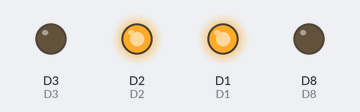
Simulated run of this sketch. Board: ESP8266 (NodeMCU). Parts: output pins drawn as LEDs (lit = HIGH). Pins used as bus, display or sensor lines are not drawn.

Above: at 1.5 s.
At 4.5 s:
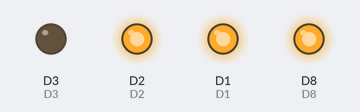
Timing chart, 0 to 6.9 s (numbered marks = the images above):
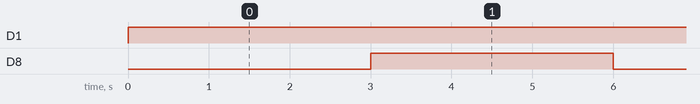

Measured:
- by itself, D1: LOW → HIGH at 0.00 s
- by itself, D8: alternates HIGH for 3.0 s and LOW for 3.0 s

The sketch:

moter_test.ino
```cpp
#include <ESP8266WiFi.h>
//set pin numbers
#define D0 16   //D0 = 16

//pwm D1~D12
#define D1 5
#define D2 4
#define D3 0
#define D4 2
#define D5 14
#define D6 12
#define D7 13
#define D8 15


void setup() {
  //MOTER_A
  pinMode(D1,OUTPUT);  //ENA
  pinMode(D2,OUTPUT);  //IN1
  pinMode(D3,OUTPUT);  //IN2

   //MOTER_B
  pinMode(D6,OUTPUT);  //ENB
  pinMode(D7,OUTPUT);  //IN3
  pinMode(D8,OUTPUT);  //IN4


}


void forward(){
     //FORWARD
     //MOTER A
     digitalWrite(D2,HIGH);
     digitalWrite(D3,LOW);
     analogWrite(D1,255);   //speed 255


     //MOTER B
     digitalWrite(D7,HIGH);
     digitalWrite(D8,LOW);
     analogWrite(D6,255);   //speed 255
}

void backward(){
    //BACKWARD
      //MOTER A
     digitalWrite(D2,LOW);
     digitalWrite(D3,HIGH);
     analogWrite(D1,255);   //speed 255


     //MOTER B
     digitalWrite(D7,LOW);
     digitalWrite(D8,HIGH);
     analogWrite(D6,255);   //speed 255
}

void left(){
    //TURN LEFT
      //MOTER A
     digitalWrite(D2,HIGH);
     digitalWrite(D3,LOW);
     analogWrite(D1,255);   //speed 255

       //MOTER B
     digitalWrite(D7,HIGH);
     digitalWrite(D8,HIGH);
     analogWrite(D6,0);
}

void right(){

    //MOTER B
     digitalWrite(D7,HIGH);
     digitalWrite(D8,LOW);
     analogWrite(D6,255);  //speed 255

      //MOTER A
     digitalWrite(D2,HIGH);
     digitalWrite(D3,HIGH);
     analogWrite(D1,0);
}


void loop() {


     forward();
     delay(3000); //TIME FORWARD  = 3 SEC

     left();
     delay(3000); //TIME TURNLEFT  = 3 SEC
}
```
